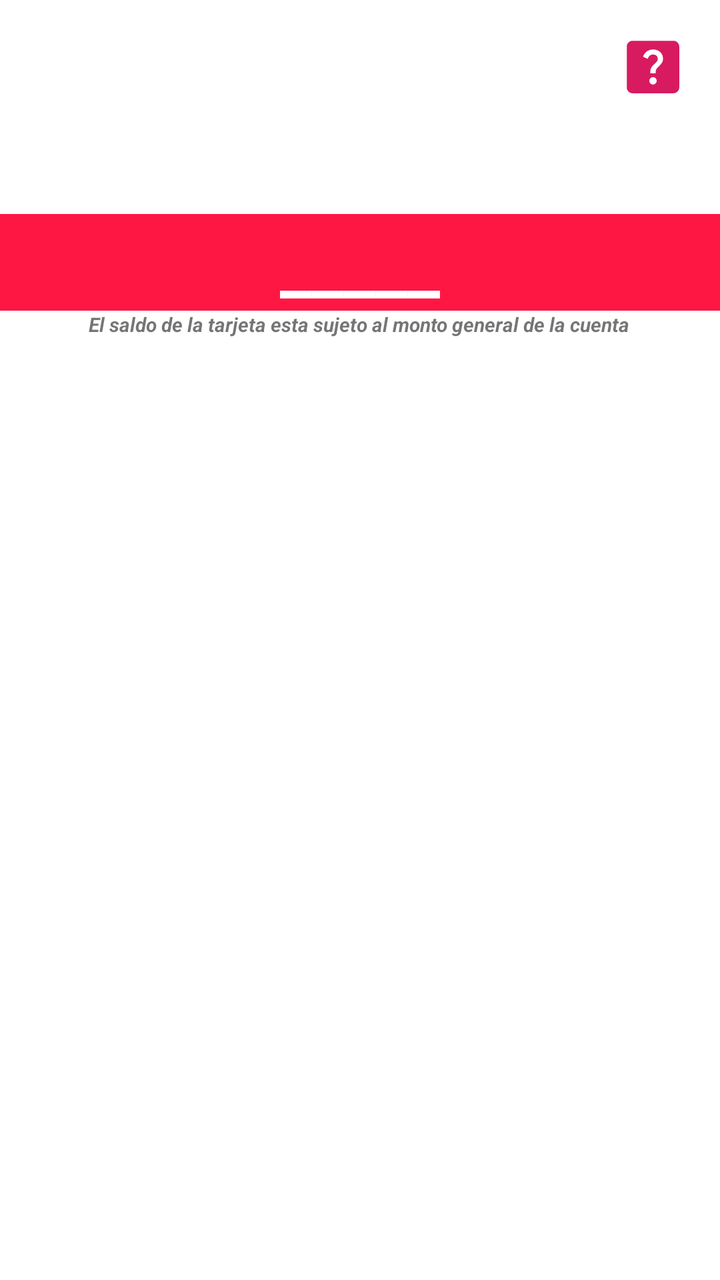
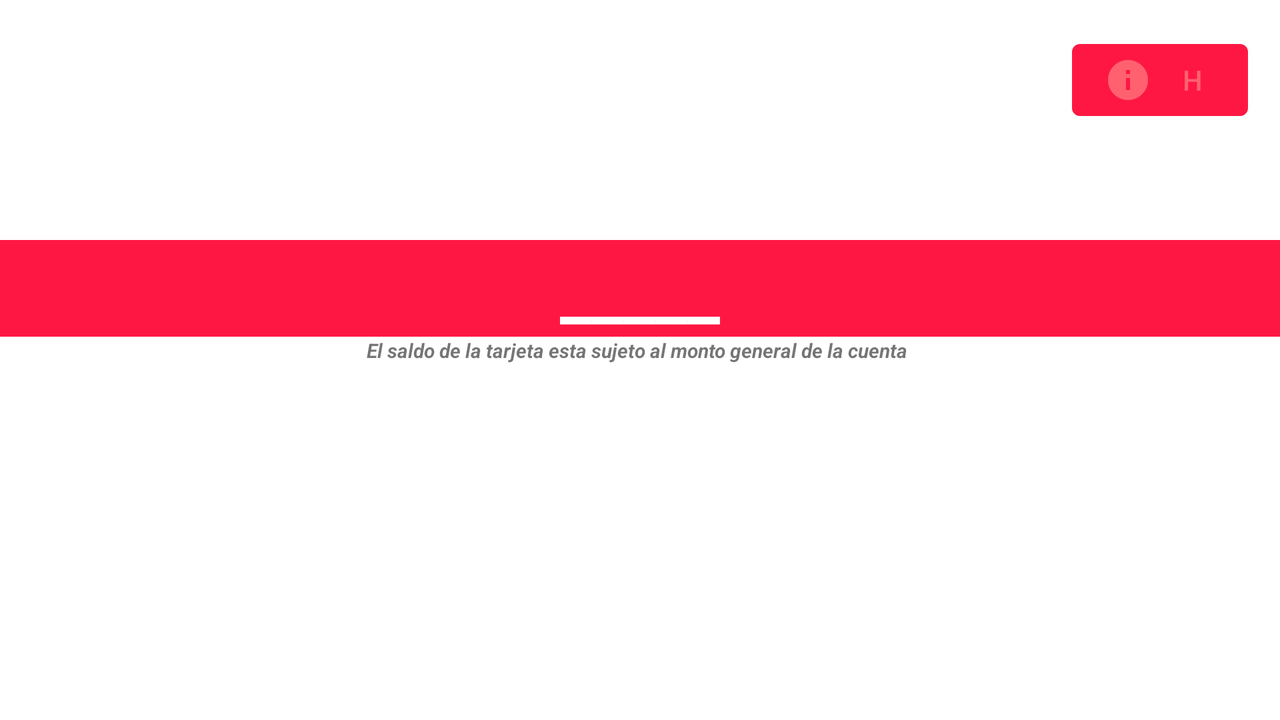

Compare how this app lays out the same screen by default and in its alternative resource folder. The renders come first, then the two layout files and the values they reference.
<!-- AndroidManifest.xml: application theme Theme.TqlSaldoCentro -->
<!-- res/layout/saldo_fragment.xml -->
<?xml version="1.0" encoding="utf-8"?>
<androidx.constraintlayout.widget.ConstraintLayout
    xmlns:android="http://schemas.android.com/apk/res/android"
    xmlns:app="http://schemas.android.com/apk/res-auto"
    xmlns:tools="http://schemas.android.com/tools"
    android:layout_width="match_parent"
    android:layout_height="match_parent"
    tools:context=".ui.saldo.saldoFragment">

    <ImageView
        android:id="@+id/ImagenTutorial"
        android:layout_width="35dp"
        android:layout_height="35dp"
        android:layout_marginTop="16dp"
        android:layout_marginEnd="16dp"
        android:src="@drawable/ic_help_center_24"
        app:layout_constraintEnd_toEndOf="parent"
        app:layout_constraintTop_toTopOf="parent" />

    <FrameLayout
        android:id="@+id/fragmentotarjetas"
        android:layout_width="match_parent"
        android:layout_height="wrap_content"
        android:layout_marginTop="16dp"
        app:layout_constraintEnd_toEndOf="parent"
        app:layout_constraintHorizontal_bias="0.0"
        app:layout_constraintStart_toStartOf="parent"
        app:layout_constraintTop_toBottomOf="@+id/ImagenTutorial"></FrameLayout>

    <TextView
        android:id="@+id/txtsaldo"
        android:layout_width="0dp"
        android:layout_height="wrap_content"
        android:background="@color/colorPrimary"
        android:gravity="center"
        android:text="_____"
        android:textColor="@color/white"
        android:textSize="36sp"
        android:textStyle="bold"
        android:layout_marginTop="40dp"
        app:layout_constraintTop_toBottomOf="@+id/fragmentotarjetas"
        app:layout_constraintEnd_toEndOf="parent"
        app:layout_constraintStart_toStartOf="parent"
        tools:layout_editor_absoluteY="250dp" />

    <TextView
        android:id="@+id/textView4"
        android:layout_width="wrap_content"
        android:layout_height="wrap_content"
        android:text="@string/leyenda_saldo"
        android:textSize="10sp"
        android:textStyle="bold|italic"
        app:layout_constraintBottom_toBottomOf="parent"
        app:layout_constraintEnd_toEndOf="parent"
        app:layout_constraintHorizontal_bias="0.496"
        app:layout_constraintStart_toStartOf="parent"
        app:layout_constraintTop_toBottomOf="@+id/txtsaldo"
        app:layout_constraintVertical_bias="0.0" />




</androidx.constraintlayout.widget.ConstraintLayout>
<!-- resources referenced by this layout -->
<resources>
  <color name="colorPrimary">#ff1744</color>
  <color name="white">#FFFFFFFF</color>
  <!-- drawable ic_help_center_24 (drawable) -->
  <vector xmlns:android="http://schemas.android.com/apk/res/android"
      android:width="24dp"
      android:height="24dp"
      android:viewportWidth="24"
      android:viewportHeight="24"
      android:tint="@color/pink1">
    <path
        android:fillColor="@android:color/white"
        android:pathData="M19,3H5C3.9,3 3,3.9 3,5v14c0,1.1 0.9,2 2,2h14c1.1,0 2,-0.9 2,-2V5C21,3.9 20.1,3 19,3zM12.01,18c-0.7,0 -1.26,-0.56 -1.26,-1.26c0,-0.71 0.56,-1.25 1.26,-1.25c0.71,0 1.25,0.54 1.25,1.25C13.25,17.43 12.72,18 12.01,18zM15.02,10.6c-0.76,1.11 -1.48,1.46 -1.87,2.17c-0.16,0.29 -0.22,0.48 -0.22,1.41h-1.82c0,-0.49 -0.08,-1.29 0.31,-1.98c0.49,-0.87 1.42,-1.39 1.96,-2.16c0.57,-0.81 0.25,-2.33 -1.37,-2.33c-1.06,0 -1.58,0.8 -1.8,1.48L8.56,8.49C9.01,7.15 10.22,6 11.99,6c1.48,0 2.49,0.67 3.01,1.52C15.44,8.24 15.7,9.59 15.02,10.6z"/>
  </vector>
  <string name="leyenda_saldo">El saldo de la tarjeta esta sujeto al monto general de la cuenta</string>
  <style name="Theme.TqlSaldoCentro" parent="Theme.MaterialComponents.DayNight.DarkActionBar">
          
          <item name="colorPrimary">@color/colorPrimary</item>
          <item name="colorPrimaryVariant">@color/colorPrimaryDark</item>
          <item name="colorOnPrimary">@color/colorAccent</item>
          
          <item name="colorSecondary">@color/teal_200</item>
          <item name="colorSecondaryVariant">@color/teal_700</item>
          <item name="colorOnSecondary">@color/black</item>
          
          <item name="android:statusBarColor" tools:targetApi="l">?attr/colorPrimaryVariant</item>
          
      </style>
  <color name="pink1">#d81b60</color>
  <color name="colorPrimaryDark">#c4001d</color>
  <color name="colorAccent">#ff616f</color>
  <color name="teal_200">#ff616f</color>
  <color name="teal_700">#ff616f</color>
  <color name="black">#FF000000</color>
</resources>
<!-- res/layout-land/saldo_fragment.xml (the repository's variant of the layout above) -->
<!-- drawn on the phone turned sideways -->
<?xml version="1.0" encoding="utf-8"?>
<androidx.constraintlayout.widget.ConstraintLayout
    xmlns:android="http://schemas.android.com/apk/res/android"
    xmlns:app="http://schemas.android.com/apk/res-auto"
    xmlns:tools="http://schemas.android.com/tools"
    android:layout_width="match_parent"
    android:layout_height="match_parent"
    tools:context=".ui.saldo.saldoFragment">


    <FrameLayout
        android:id="@+id/fragmentotarjetas"
        android:layout_width="match_parent"
        android:layout_height="wrap_content"
        android:layout_marginTop="16dp"
        app:layout_constraintEnd_toEndOf="parent"
        app:layout_constraintHorizontal_bias="0.0"
        app:layout_constraintStart_toStartOf="parent"
        app:layout_constraintTop_toBottomOf="@+id/button"></FrameLayout>

    <TextView
        android:id="@+id/txtsaldo"
        android:layout_width="0dp"
        android:layout_height="wrap_content"
        android:background="@color/colorPrimary"
        android:gravity="center"
        android:text="_____"
        android:textColor="@color/white"
        android:textSize="36sp"
        android:textStyle="bold"
        android:layout_marginTop="40dp"
        app:layout_constraintTop_toBottomOf="@+id/fragmentotarjetas"
        app:layout_constraintEnd_toEndOf="parent"
        app:layout_constraintStart_toStartOf="parent"
        tools:layout_editor_absoluteY="250dp" />

    <TextView
        android:id="@+id/textView4"
        android:layout_width="wrap_content"
        android:layout_height="wrap_content"
        android:text="@string/leyenda_saldo"
        android:textSize="10sp"
        android:textStyle="bold|italic"
        app:layout_constraintBottom_toBottomOf="parent"
        app:layout_constraintEnd_toEndOf="parent"
        app:layout_constraintHorizontal_bias="0.496"
        app:layout_constraintStart_toStartOf="parent"
        app:layout_constraintTop_toBottomOf="@+id/txtsaldo"
        app:layout_constraintVertical_bias="0.0" />

    <Button
        android:id="@+id/button"
        android:layout_width="wrap_content"
        android:layout_height="wrap_content"
        android:layout_marginTop="16dp"
        android:layout_marginEnd="16dp"
        android:text="H"

        app:icon="@drawable/ic_info_24"
        app:layout_constraintEnd_toEndOf="parent"
        app:layout_constraintTop_toTopOf="parent" />


</androidx.constraintlayout.widget.ConstraintLayout>
<!-- resources referenced by the variant -->
<!-- as the phone turned sideways resolves them -->
<resources>
  <color name="colorPrimary">#ff1744</color>
  <color name="white">#FFFFFFFF</color>
  <!-- drawable ic_info_24 (drawable) -->
  <vector xmlns:android="http://schemas.android.com/apk/res/android"
      android:width="24dp"
      android:height="24dp"
      android:viewportWidth="24"
      android:viewportHeight="24"
      android:tint="@color/pink1">
    <path
        android:fillColor="@android:color/white"
        android:pathData="M12,2C6.48,2 2,6.48 2,12s4.48,10 10,10 10,-4.48 10,-10S17.52,2 12,2zM13,17h-2v-6h2v6zM13,9h-2L11,7h2v2z"/>
  </vector>
  <string name="leyenda_saldo">El saldo de la tarjeta esta sujeto al monto general de la cuenta</string>
  <style name="Theme.TqlSaldoCentro" parent="Theme.MaterialComponents.DayNight.DarkActionBar">
          
          <item name="colorPrimary">@color/colorPrimary</item>
          <item name="colorPrimaryVariant">@color/colorPrimaryDark</item>
          <item name="colorOnPrimary">@color/colorAccent</item>
          
          <item name="colorSecondary">@color/teal_200</item>
          <item name="colorSecondaryVariant">@color/teal_700</item>
          <item name="colorOnSecondary">@color/black</item>
          
          <item name="android:statusBarColor" tools:targetApi="l">?attr/colorPrimaryVariant</item>
          
      </style>
  <color name="pink1">#d81b60</color>
  <color name="colorPrimaryDark">#c4001d</color>
  <color name="colorAccent">#ff616f</color>
  <color name="teal_200">#ff616f</color>
  <color name="teal_700">#ff616f</color>
  <color name="black">#FF000000</color>
</resources>
